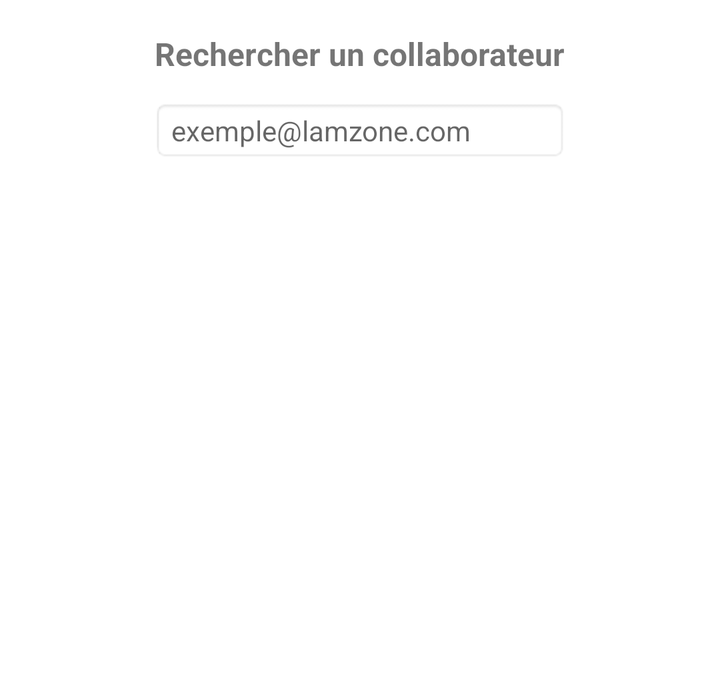
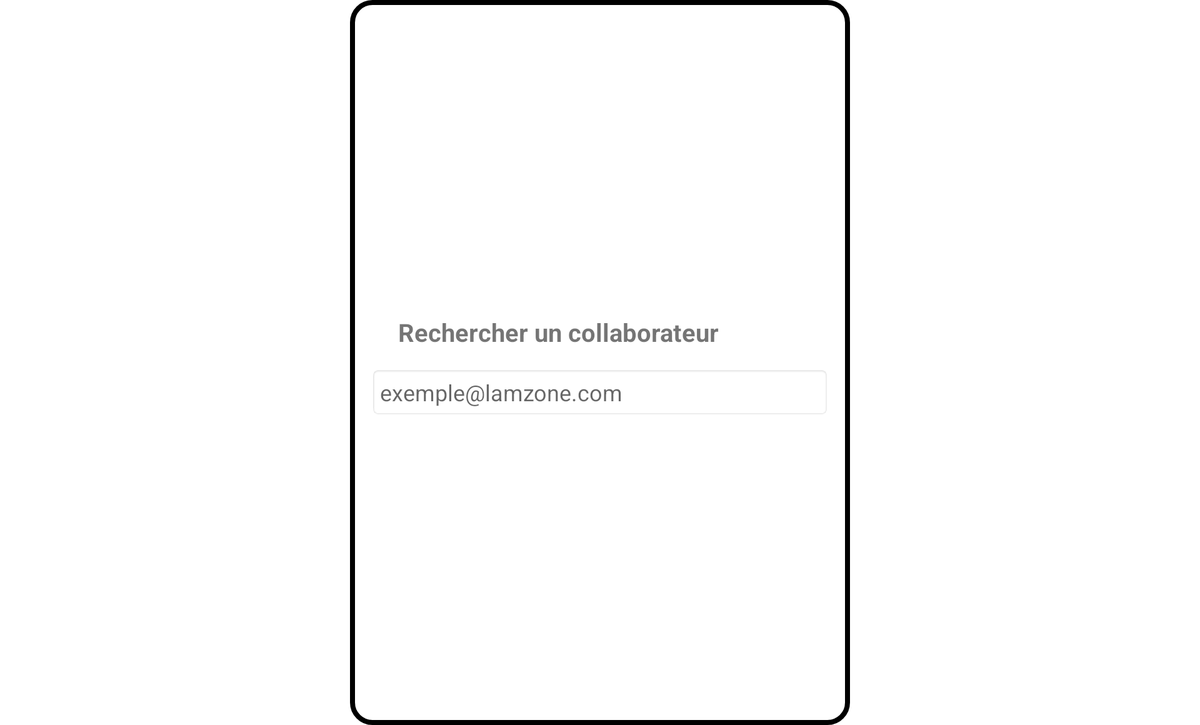

The same Android screen from two of the app's own layout files: first res/layout/ as a phone draws it, then the repository's variant for another configuration, drawn on a device whose configuration selects that folder. Both files follow.
<!-- AndroidManifest.xml: application theme Theme.Mareu -->
<!-- res/layout/mail_dialog_searchable_spinner.xml -->
<?xml version="1.0" encoding="utf-8"?>
<LinearLayout xmlns:android="http://schemas.android.com/apk/res/android"
    xmlns:tools="http://schemas.android.com/tools"
    android:layout_width="@dimen/dialog_box_width"
    android:layout_height="@dimen/dialog_box_height"
    android:layout_gravity="center"
    android:background="@android:color/white"
    android:gravity="center"
    android:orientation="vertical"
    android:padding="@dimen/layout_margin_top">

    <TextView
        android:id="@+id/dialog_mail_research_label_textview"
        android:layout_width="wrap_content"
        android:layout_height="wrap_content"
        android:layout_gravity="center"
        android:text="@string/find_attendee_label"
        android:textSize="@dimen/title_size"
        android:textStyle="bold" />

    <EditText
        android:id="@+id/dialog_mail_edit_text"
        android:layout_width="match_parent"
        android:layout_height="wrap_content"
        android:layout_marginTop="@dimen/fab_margin_bottom"
        android:layout_marginBottom="@dimen/fab_margin_bottom"
        android:background="@android:drawable/editbox_background"
        android:hint="@string/mail_example_placeholder"
        android:singleLine="true"
        android:textSize="@dimen/subtitle_size" />

    <androidx.recyclerview.widget.RecyclerView
        android:id="@+id/dialog_mail_recycler_view"
        android:layout_width="match_parent"
        android:layout_height="match_parent"
        android:textSize="@dimen/title_size" />

</LinearLayout>
<!-- resources referenced by this layout -->
<resources>
  <!-- from res/values-xxhdpi/ -->
  <dimen name="dialog_box_height">340dip</dimen>
  <!-- from res/values-xxhdpi/ -->
  <dimen name="dialog_box_width">240dip</dimen>
  <!-- from res/values-xxhdpi/ -->
  <dimen name="fab_margin_bottom">12dip</dimen>
  <!-- from res/values-xxhdpi/ -->
  <dimen name="layout_margin_top">16dip</dimen>
  <!-- from res/values-xxhdpi/ -->
  <dimen name="subtitle_size">14sp</dimen>
  <!-- from res/values-xxhdpi/ -->
  <dimen name="title_size">16sp</dimen>
  <string name="find_attendee_label">Rechercher un collaborateur</string>
  <string name="mail_example_placeholder">exemple@lamzone.com</string>
  <style name="Theme.Mareu" parent="Theme.MaterialComponents.DayNight.DarkActionBar">
          
          <item name="colorPrimary">@color/purple_500</item>
          <item name="colorPrimaryVariant">@color/color_primarly</item>
          <item name="colorOnPrimary">@color/white</item>
          
          <item name="colorSecondary">@color/teal_200</item>
          <item name="colorSecondaryVariant">@color/teal_700</item>
          <item name="colorOnSecondary">@color/black</item>
          
          <item name="android:statusBarColor" tools:targetApi="l">?attr/colorPrimaryVariant</item>
  
          <item name="android:actionOverflowButtonStyle">@style/ActionButtonOverflow</item>
          
      </style>
  <color name="purple_500">#4e92df</color>
  <color name="color_primarly">#4e92df</color>
  <color name="white">#FFFFFFFF</color>
  <color name="teal_200">#FF03DAC5</color>
  <color name="teal_700">#FF018786</color>
  <color name="black">#FF000000</color>
  <style name="ActionButtonOverflow" parent="android:style/Widget.Holo.Light.ActionButton.Overflow">
          <item name="android:src">@drawable/ic_filter</item>
          <item name="android:background">?android:attr/actionBarItemBackground</item>
          <item name="android:contentDescription">"Filter"</item>
      </style>
  <!-- drawable ic_filter (drawable) -->
  <vector xmlns:android="http://schemas.android.com/apk/res/android"
      android:width="@dimen/icon_size"
      android:height="@dimen/icon_size"
      android:viewportWidth="24"
      android:viewportHeight="24"
      android:tint="?attr/colorControlNormal">
    <path
        android:fillColor="@android:color/white"
        android:pathData="M10,18h4v-2h-4v2zM3,6v2h18L21,6L3,6zM6,13h12v-2L6,11v2z"/>
  </vector>
  <!-- from res/values-xxhdpi/ -->
  <dimen name="icon_size">28dip</dimen>
</resources>
<!-- res/layout-sw600dp-land/mail_dialog_searchable_spinner.xml (the repository's variant of the layout above) -->
<!-- drawn on a 7-inch tablet turned sideways -->
<?xml version="1.0" encoding="utf-8"?>
<LinearLayout xmlns:android="http://schemas.android.com/apk/res/android"
    xmlns:app="http://schemas.android.com/apk/res-auto"
    xmlns:tools="http://schemas.android.com/tools"
    android:layout_width="@dimen/mail_dialog_box_width"
    android:layout_height="@dimen/mail_dialog_box_height"
    android:layout_gravity="center"
    android:background="@drawable/dialog_background"
    android:gravity="center"
    android:orientation="vertical"
    android:padding="@dimen/layout_margin_top">

    <LinearLayout
        android:layout_width="wrap_content"
        android:layout_height="@dimen/mail_validation_linear_layout_margin"
        android:layout_marginBottom="@dimen/mail_dialog_textview_margin_top"
        android:orientation="horizontal">

        <TextView
            android:id="@+id/dialog_mail_research_label_textview"
            android:layout_width="wrap_content"
            android:layout_height="wrap_content"
            android:layout_gravity="center_vertical"
            android:text="@string/find_attendee_label"
            android:textSize="@dimen/title_size"
            android:textStyle="bold" />

        <ImageButton
            android:id="@+id/mail_validation_fab"
            android:layout_width="wrap_content"
            android:layout_height="wrap_content"
            android:layout_gravity="center_vertical"
            android:layout_marginStart="@dimen/mail_dialog_fab_margin_start"
            app:backgroundTint="@color/darkblue"
            app:srcCompat="@drawable/ic_validate"
            app:tint="@color/white" />
    </LinearLayout>

    <EditText
        android:id="@+id/dialog_mail_edit_text"
        android:layout_width="match_parent"
        android:layout_height="wrap_content"
        android:background="@android:drawable/editbox_background"
        android:hint="@string/mail_example_placeholder"
        android:padding="@dimen/research_edittext_padding"
        android:singleLine="true"
        android:textSize="@dimen/subtitle_size" />


    <androidx.recyclerview.widget.RecyclerView
        android:id="@+id/dialog_mail_recycler_view"
        android:layout_width="match_parent"
        android:layout_height="wrap_content"
        android:textSize="@dimen/title_size" />


</LinearLayout>
<!-- resources referenced by the variant -->
<!-- as a 7-inch tablet turned sideways resolves them -->
<resources>
  <color name="white">#FFFFFFFF</color>
  <!-- from res/values-sw600dp-land/ -->
  <dimen name="layout_margin_top">16dip</dimen>
  <!-- from res/values-sw600dp-land/ -->
  <dimen name="mail_dialog_box_height">580dip</dimen>
  <!-- from res/values-sw600dp-land/ -->
  <dimen name="mail_dialog_box_width">400dip</dimen>
  <!-- from res/values-land-xhdpi/ -->
  <dimen name="mail_dialog_fab_margin_start">12dip</dimen>
  <!-- from res/values-land-xhdpi/ -->
  <dimen name="mail_dialog_textview_margin_top">8dip</dimen>
  <!-- from res/values-land-xhdpi/ -->
  <dimen name="mail_validation_linear_layout_margin">40dip</dimen>
  <!-- from res/values-sw600dp-land/ -->
  <dimen name="research_edittext_padding">8dip</dimen>
  <!-- from res/values-sw600dp-land/ -->
  <dimen name="subtitle_size">18sp</dimen>
  <!-- from res/values-sw600dp-land/ -->
  <dimen name="title_size">20sp</dimen>
  <!-- drawable dialog_background (drawable) -->
  <shape xmlns:android="http://schemas.android.com/apk/res/android"
      android:shape="rectangle">
  
      <solid android:color="@color/white" />
      <stroke
          android:width="4dip"
          android:color="@color/darkblue" />
      <corners android:radius="16dip" />
  
  </shape>
  <!-- drawable ic_validate (drawable) -->
  <vector xmlns:android="http://schemas.android.com/apk/res/android"
      android:width="@dimen/icon_size"
      android:height="@dimen/icon_size"
      android:tint="#000000"
      android:viewportWidth="24"
      android:viewportHeight="24">
      <path
          android:fillColor="@android:color/white"
          android:pathData="M9,16.17L4.83,12l-1.42,1.41L9,19 21,7l-1.41,-1.41z" />
  </vector>
  <string name="find_attendee_label">Rechercher un collaborateur</string>
  <string name="mail_example_placeholder">exemple@lamzone.com</string>
  <style name="Theme.Mareu" parent="Theme.MaterialComponents.DayNight.DarkActionBar">
          
          <item name="colorPrimary">@color/purple_500</item>
          <item name="colorPrimaryVariant">@color/color_primarly</item>
          <item name="colorOnPrimary">@color/white</item>
          
          <item name="colorSecondary">@color/teal_200</item>
          <item name="colorSecondaryVariant">@color/teal_700</item>
          <item name="colorOnSecondary">@color/black</item>
          
          <item name="android:statusBarColor" tools:targetApi="l">?attr/colorPrimaryVariant</item>
  
          <item name="android:actionOverflowButtonStyle">@style/ActionButtonOverflow</item>
          
      </style>
  <!-- from res/values-sw600dp-land/ -->
  <dimen name="icon_size">30dip</dimen>
  <color name="purple_500">#4e92df</color>
  <color name="color_primarly">#4e92df</color>
  <color name="teal_200">#FF03DAC5</color>
  <color name="teal_700">#FF018786</color>
  <color name="black">#FF000000</color>
  <style name="ActionButtonOverflow" parent="android:style/Widget.Holo.Light.ActionButton.Overflow">
          <item name="android:src">@drawable/ic_filter</item>
          <item name="android:background">?android:attr/actionBarItemBackground</item>
          <item name="android:contentDescription">"Filter"</item>
      </style>
  <!-- drawable ic_filter (drawable) -->
  <vector xmlns:android="http://schemas.android.com/apk/res/android"
      android:width="@dimen/icon_size"
      android:height="@dimen/icon_size"
      android:viewportWidth="24"
      android:viewportHeight="24"
      android:tint="?attr/colorControlNormal">
    <path
        android:fillColor="@android:color/white"
        android:pathData="M10,18h4v-2h-4v2zM3,6v2h18L21,6L3,6zM6,13h12v-2L6,11v2z"/>
  </vector>
</resources>
